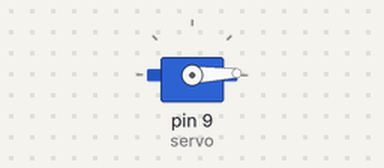
Simulated run of this sketch. Board: Arduino Uno, built with avr-gcc and run on an emulated ATmega328P. On the bench: servo.

Above: at 0.05 s.
At 1.75 s:
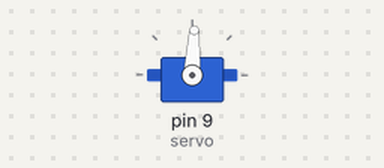
At 3.45 s:
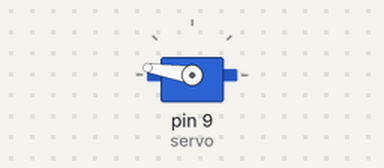
At 6.9 s:
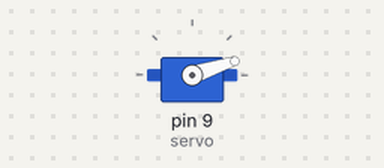
Timing chart, 0 to 9.4 s (numbered marks = the images above):
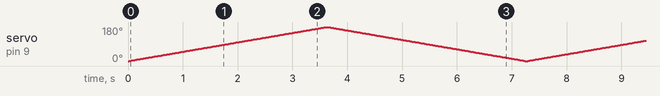

The sketch:

0510_2.ino
```cpp
#include <Servo.h> // 서보 라이브러리를 불러옴

Servo myservo; // 서보를 제어할 서보 오브젝트를 만든다
int servo = 9;

void setup()
{
  myservo.attach(servo);
  myservo.write(0); // 0도로 세팅
}

void loop()
{
  for(int pos = 0; pos <= 180; pos += 1) // 0도에서 180도로 이동
  { // 이동할때 각도는 1씩 이동
    myservo.write(pos); // 'pos' 변수의 위치로 서보를 이동
    delay(20); // 서보 명령 간에 20ms를 기다림
  }
  for(int pos = 180; pos >= 0; pos -= 1) // 180도에서 0도로 이동
  {
    myservo.write(pos); // 서보를 반대방향으로 이동
    delay(20); //서보 명령 간에 20ms를 기다림
  }
}
```
